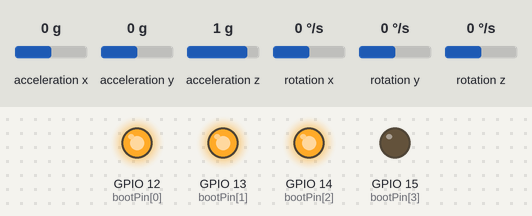
Bench run of a sketch on a simulated ESP32. Shown: output pins drawn as LEDs (lit = HIGH). Inputs (shaded band) come from the test bench; at power-on: acceleration x 0 g, acceleration y 0 g, acceleration z 1 g, rotation x 0 °/s, rotation y 0 °/s, rotation z 0 °/s. What the sketch prints to the serial monitor is not drawn.

Above: at 0.1 s.
Timing chart, 0 to 1.6 s (numbered marks = the images above):
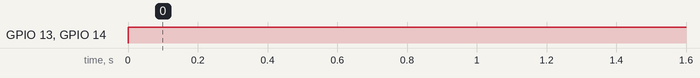

The sketch:

MPU6050MultiClibration.ino
```cpp
/* ============================================
  Put the MPU6050 in a flat and horizontal surface, and leave it operating for
5-10 minutes so its temperature gets stabilized.

  Run this program.  A "----- done -----" line will indicate that it has done its best.
With the current accuracy-related constants (NFast = 1000, NSlow = 10000), it will take
a few minutes to get there.

  Along the way, it will generate a dozen or so lines of output, showing that for each
of the 6 desired offsets, it is
      * first, trying to find two estimates, one too low and one too high, and
      * then, closing in until the bracket can't be made smaller.

  The line just above the "done" line will look something like
    [567,567] --> [-1,2]  [-2223,-2223] --> [0,1] [1131,1132] --> [16374,16404] [155,156] --> [-1,1]  [-25,-24] --> [0,3] [5,6] --> [0,4]
As will have been shown in interspersed header lines, the six groups making up this
line describe the optimum offsets for the X acceleration, Y acceleration, Z acceleration,
X gyro, Y gyro, and Z gyro, respectively.  In the sample shown just above, the trial showed
that +567 was the best offset for the X acceleration, -2223 was best for Y acceleration,
and so on.

  The need for the delay between readings (usDelay) was brought to my attention by Nikolaus Doppelhammer.
===============================================
*/

#include "I2Cdev.h"
#include "MPU6050.h"

#if I2CDEV_IMPLEMENTATION == I2CDEV_ARDUINO_WIRE
    #include "Wire.h"
#endif


// ================================================================
// ===                   You can change here                    ===
// ================================================================

//2-D8-15  3-D7-13  4-D6-12  1-D5-14
#define mpuNum 4
static int bootPin[mpuNum] = {12, 13, 14, 15};
#define bootPinHot 15
//波特率9600

// ================================================================
// ===                   Do NOT change below                    ===
// ================================================================

MPU6050 accelgyro;

const char LBRACKET = '[';
const char RBRACKET = ']';
const char COMMA    = ',';
const char BLANK    = ' ';
const char PERIOD   = '.';

const int iAx = 0;
const int iAy = 1;
const int iAz = 2;
const int iGx = 3;
const int iGy = 4;
const int iGz = 5;

const int usDelay = 3150;   // empirical, to hold sampling to 200 Hz
const int NFast =  1000;    // the bigger, the better (but slower)
const int NSlow = 10000;    // ..
const int LinesBetweenHeaders = 5;
      int LowValue[6];
      int HighValue[6];
      int Smoothed[6];
      int LowOffset[6];
      int HighOffset[6];
      int Target[6];
      int LinesOut;
      int N;

void boot(int pin) {
  for (int i = 0; i < mpuNum; ++i)
  {
    digitalWrite(bootPin[i], HIGH);
  }
  digitalWrite(pin, LOW);
}

void ForceHeader()
  { LinesOut = 99; }

void GetSmoothed()
  { int16_t RawValue[6];
    int i;
    long Sums[6];
    for (i = iAx; i <= iGz; i++)
      { Sums[i] = 0; }
//    unsigned long Start = micros();

    for (i = 1; i <= N; i++)
      { // get sums
        accelgyro.getMotion6(&RawValue[iAx], &RawValue[iAy], &RawValue[iAz],
                             &RawValue[iGx], &RawValue[iGy], &RawValue[iGz]);
        if ((i % 500) == 0)
          Serial.print(PERIOD);
        delayMicroseconds(usDelay);
        for (int j = iAx; j <= iGz; j++)
          Sums[j] = Sums[j] + RawValue[j];
      } // get sums
//    unsigned long usForN = micros() - Start;
//    Serial.print(" reading at ");
//    Serial.print(1000000/((usForN+N/2)/N));
//    Serial.println(" Hz");
    for (i = iAx; i <= iGz; i++)
      { Smoothed[i] = (Sums[i] + N/2) / N ; }
  } // GetSmoothed
//===============================================================================
void Initialize()
  {
    // join I2C bus (I2Cdev library doesn't do this automatically)
    #if I2CDEV_IMPLEMENTATION == I2CDEV_ARDUINO_WIRE
        Wire.begin(0,2);
    #elif I2CDEV_IMPLEMENTATION == I2CDEV_BUILTIN_FASTWIRE
        Fastwire::setup(400, true);
    #endif

    Serial.begin(9600);

    // initialize device
    Serial.println("Initializing I2C devices...");
    accelgyro.initialize();

    // verify connection
    Serial.println("Testing device connections...");
    Serial.println(accelgyro.testConnection() ? "MPU6050 connection successful" : "MPU6050 connection failed");
  } // Initialize

void SetOffsets(int TheOffsets[6])
  { accelgyro.setXAccelOffset(TheOffsets [iAx]);
    accelgyro.setYAccelOffset(TheOffsets [iAy]);
    accelgyro.setZAccelOffset(TheOffsets [iAz]);
    accelgyro.setXGyroOffset (TheOffsets [iGx]);
    accelgyro.setYGyroOffset (TheOffsets [iGy]);
    accelgyro.setZGyroOffset (TheOffsets [iGz]);
  } // SetOffsets

void ShowProgress()
  { if (LinesOut >= LinesBetweenHeaders)
      { // show header
        Serial.println("\tXAccel\t\t\tYAccel\t\t\t\tZAccel\t\t\tXGyro\t\t\tYGyro\t\t\tZGyro");
        LinesOut = 0;
      } // show header
    Serial.print(BLANK);
    for (int i = iAx; i <= iGz; i++)
      { Serial.print(LBRACKET);
        Serial.print(LowOffset[i]),
        Serial.print(COMMA);
        Serial.print(HighOffset[i]);
        Serial.print("] --> [");
        Serial.print(LowValue[i]);
        Serial.print(COMMA);
        Serial.print(HighValue[i]);
        if (i == iGz)
          { Serial.println(RBRACKET); }
        else
          { Serial.print("]\t"); }
      }
    LinesOut++;
  } // ShowProgress

void PullBracketsIn()
  { boolean AllBracketsNarrow;
    boolean StillWorking;
    int NewOffset[6];

    Serial.println("\nclosing in:");
    AllBracketsNarrow = false;
    ForceHeader();
    StillWorking = true;
    while (StillWorking)
      { StillWorking = false;
        if (AllBracketsNarrow && (N == NFast))
          { SetAveraging(NSlow); }
        else
          { AllBracketsNarrow = true; }// tentative
        for (int i = iAx; i <= iGz; i++)
          { if (HighOffset[i] <= (LowOffset[i]+1))
              { NewOffset[i] = LowOffset[i]; }
            else
              { // binary search
                StillWorking = true;
                NewOffset[i] = (LowOffset[i] + HighOffset[i]) / 2;
                if (HighOffset[i] > (LowOffset[i] + 10))
                  { AllBracketsNarrow = false; }
              } // binary search
          }
        SetOffsets(NewOffset);
        GetSmoothed();
        for (int i = iAx; i <= iGz; i++)
          { // closing in
            if (Smoothed[i] > Target[i])
              { // use lower half
                HighOffset[i] = NewOffset[i];
                HighValue[i] = Smoothed[i];
              } // use lower half
            else
              { // use upper half
                LowOffset[i] = NewOffset[i];
                LowValue[i] = Smoothed[i];
              } // use upper half
          } // closing in
        ShowProgress();
      } // still working

  } // PullBracketsIn

void PullBracketsOut()
  { boolean Done = false;
    int NextLowOffset[6];
    int NextHighOffset[6];

    Serial.println("expanding:");
    ForceHeader();

    while (!Done)
      { Done = true;
        SetOffsets(LowOffset);
        GetSmoothed();
        for (int i = iAx; i <= iGz; i++)
          { // got low values
            LowValue[i] = Smoothed[i];
            if (LowValue[i] >= Target[i])
              { Done = false;
                NextLowOffset[i] = LowOffset[i] - 1000;
              }
            else
              { NextLowOffset[i] = LowOffset[i]; }
          } // got low values

        SetOffsets(HighOffset);
        GetSmoothed();
        for (int i = iAx; i <= iGz; i++)
          { // got high values
            HighValue[i] = Smoothed[i];
            if (HighValue[i] <= Target[i])
              { Done = false;
                NextHighOffset[i] = HighOffset[i] + 1000;
              }
            else
              { NextHighOffset[i] = HighOffset[i]; }
          } // got high values
        ShowProgress();
        for (int i = iAx; i <= iGz; i++)
          { LowOffset[i] = NextLowOffset[i];   // had to wait until ShowProgress done
            HighOffset[i] = NextHighOffset[i]; // ..
          }
     } // keep going
  } // PullBracketsOut

void SetAveraging(int NewN)
  { N = NewN;
    Serial.print("averaging ");
    Serial.print(N);
    Serial.println(" readings each time");
   } // SetAveraging

void setup()
  { for (int i = 0; i < mpuNum; ++i)
  {
    pinMode(bootPin[i], OUTPUT);
  }
    boot(bootPinHot);
    delay(100);
    Initialize();
    for (int i = iAx; i <= iGz; i++)
      { // set targets and initial guesses
        Target[i] = 0; // must fix for ZAccel
        HighOffset[i] = 0;
        LowOffset[i] = 0;
      } // set targets and initial guesses
    Target[iAz] = 16384;
    SetAveraging(NFast);

    PullBracketsOut();
    PullBracketsIn();

    Serial.println("-------------- done --------------");
  } // setup

void loop()
  {
  } // loop
```

Measured:
- by itself, GPIO 13 (bootPin[1]), GPIO 14 (bootPin[2]): LOW → HIGH at 0.00 s
